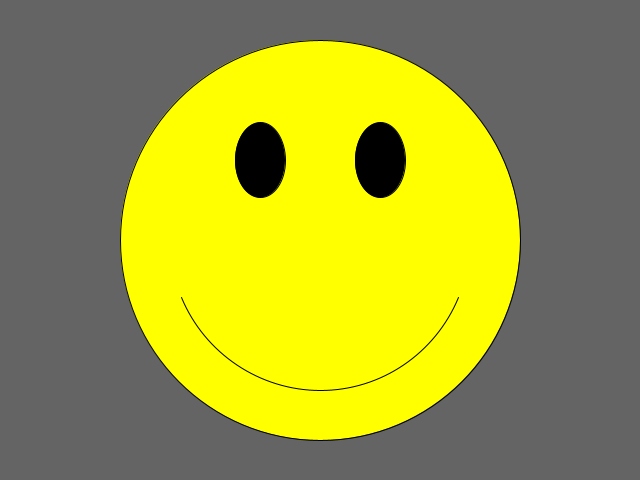
Frame 1 (no input)
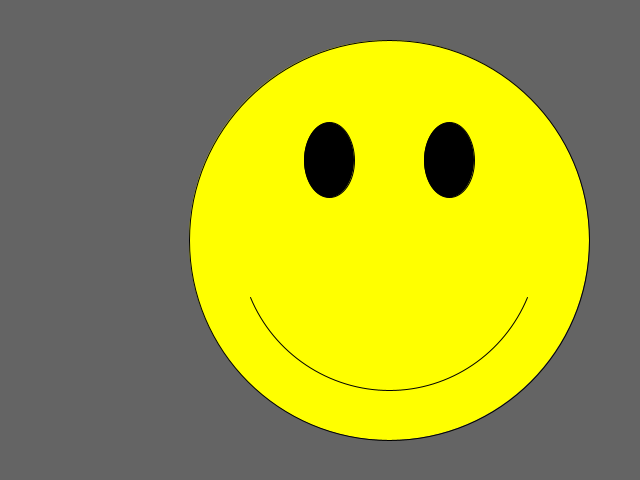
Frame 60 (the mouse pressed at the canvas centre just before this capture)
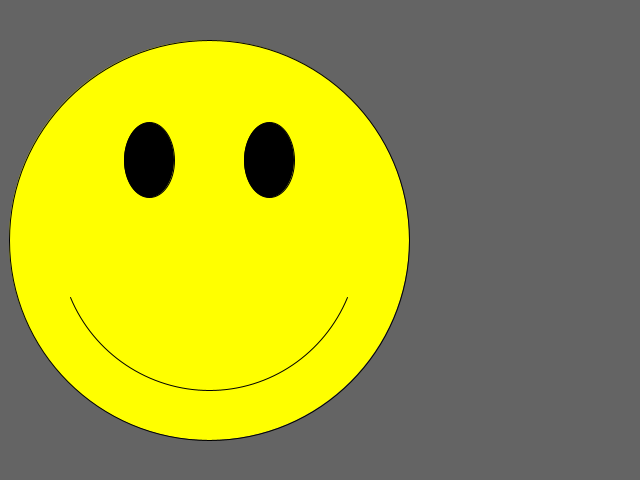
Frame 120 (the mouse held since frame 60 and released just before this capture)

The Processing sketch that drew these frames (run headless with seeded random() and noise(); from frame 60 on, the mouse is pressed at the canvas centre):

// Processing sketch: SampleAssignment
// ── SampleAssignment.pde
/* Resizable Smiley Face
 * Author: Brian Tom
 * Date: 8/20/2015
 * Description: Resize face by changing d (width and height)
 */

void setup() {
  size(640, 480);
}

// Smiley face function
void smileyFace(int x, int y, int d) {
  // Face
  fill(255, 255, 0);
  ellipse(x, y, d, d);
  // Mouth
  arc(x, y, 0.75*d, 0.75*d, PI/8, 7*PI/8);
  // Eyes
  fill(0, 0, 0);
  ellipse(x - 0.15*d, y - 0.2*d, 0.125*d, 0.1875*d);
  ellipse(x + 0.15*d, y - 0.2*d, 0.125*d, 0.1875*d);
}

int x = 320;
int d = 400;
int dir = 3; //<>//

void draw() {
  background(100, 100, 100);  
  smileyFace(x, height/2, d);
  x += dir;
  if (x < d/2 || x > width - d/2) {
    dir *= -1;
  }
}
